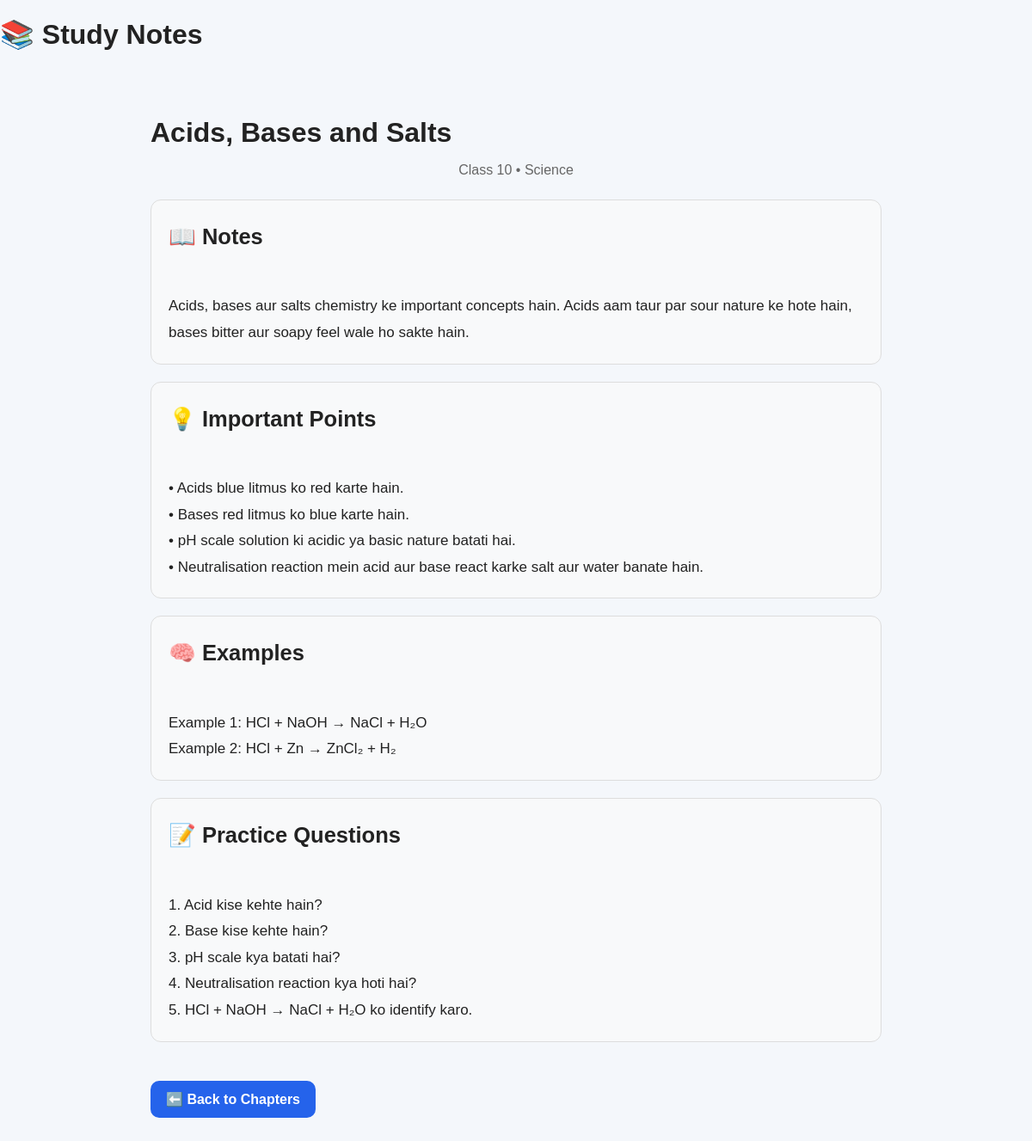
The page /class/10/subject/Science/chapter/2 on the database its author committed.
### tables this page shows
CREATE TABLE notes (
            id INTEGER PRIMARY KEY AUTOINCREMENT,
            class_no INTEGER NOT NULL,
            subject TEXT NOT NULL,
            chapter TEXT NOT NULL,
            title TEXT NOT NULL,
            content TEXT NOT NULL
        );

CREATE TABLE chapter_extras (
            id INTEGER PRIMARY KEY AUTOINCREMENT,
            class_no INTEGER NOT NULL,
            subject TEXT NOT NULL,
            chapter_no INTEGER NOT NULL,
            important_points TEXT,
            examples TEXT,
            practice_questions TEXT
        );

### app.py (the view)
@app.route("/class/<int:class_no>/subject/<subject>/chapter/<int:chapter_no>")
def notes(class_no, subject, chapter_no):
    conn = get_db()
    note = conn.execute(
        """
        SELECT title, content
        FROM notes
        WHERE class_no = ?
        AND subject = ?
        AND chapter LIKE ?
        ORDER BY id ASC
        LIMIT 1
        """,
        (
            class_no,
            subject,
            f"Chapter {chapter_no}%"
        )
    ).fetchone()
    extras = conn.execute(
        """
        SELECT important_points, examples, practice_questions
        FROM chapter_extras
        WHERE class_no = ?
        AND subject = ?
        AND chapter_no = ?
        LIMIT 1
        """,
        (
            class_no,
            subject,
            chapter_no
        )
    ).fetchone()
    conn.close()
    if note is None:
        return "Is chapter ke notes abhi available nahi hain."
    return render_template(
        "notes.html",
        class_no=class_no,
        subject=subject,
        note=note,
        extras=extras
    )

### database.py (called while the page is built)
def get_db():
    conn = sqlite3.connect(DB_NAME)
    conn.row_factory = sqlite3.Row
    return conn

### templates/notes.html (shortened to what this page needs)
<!DOCTYPE html>
<html lang="en">
<head>
    <link rel="stylesheet"
          href="{{ url_for('static', filename='style.css') }}">
</head>
<body>
<header>
    <h1>📚 Study Notes</h1>
</header>
<main class="note-page">
    <h1>{{ note["title"] }}</h1>
    <p class="subtitle">
        Class {{ class_no }} • {{ subject }}
    </p>
    <section class="note-content">
        <div class="notes-box">
            <h2>📖 Notes</h2>
            <div class="note-text">
                {{ note["content"] }}
            </div>
        </div>
        {% if extras %}
        <div class="notes-box">
            <h2>💡 Important Points</h2>
            <div class="note-text">
                {{ extras["important_points"] }}
            </div>
        </div>
        <div class="notes-box">
            <h2>🧠 Examples</h2>
            <div class="note-text">
                {{ extras["examples"] }}
            </div>
        </div>
        <div class="notes-box">
            <h2>📝 Practice Questions</h2>
            <div class="note-text">
                {{ extras["practice_questions"] }}
            </div>
        </div>
        {% endif %}
    </section>
    <a class="back"
       href="/class/{{ class_no }}/subject/{{ subject }}">
        ⬅️ Back to Chapters
    </a>
</main>
</body>
</html>

### static/style.css (style rules this page uses)
* { box-sizing: border-box; }
body { margin: 0; font-family: Arial, sans-serif; background: #f4f7fb; color: #222; }
.subtitle { text-align: center; color: #666; margin-bottom: 30px; }
.back { display: inline-block; margin-top: 25px; text-decoration: none; color: #2563eb; }
.subtitle { color: #666; font-size: 16px; margin-bottom: 25px; }
.note-content { font-size: 17px; line-height: 1.8; margin-bottom: 20px; }
.back { display: inline-block; margin-top: 25px; padding: 12px 18px; background: #2563eb; color: white; text-decoration: none; border-radius: 10px; font-weight: bold; }
.note-page { max-width: 900px; margin: 30px auto; padding: 25px; }
.note-page h1 { font-size: 32px; margin-bottom: 5px; }
.subtitle { color: #666; margin-bottom: 25px; }
.note-content { font-size: 17px; line-height: 1.8; }
.note-content h2 { margin-top: 30px; margin-bottom: 12px; }
.notes-box { padding: 20px; margin-bottom: 20px; border-radius: 12px; background: #f8f9fa; border: 1px solid #ddd; }
.notes-box h2 { margin-top: 0; margin-bottom: 12px; }
.note-text { white-space: pre-line; line-height: 1.8; font-size: 17px; }
.note-text::first-line { font-weight: bold; }

### rows shown on the page
notes: title "Acids, Bases and Salts", content "Acids, bases aur salts chemistry ke important concepts hain. Acids aam taur par sour nature ke hote hain, bases bitter aur soapy feel wale ho sakte hain."
chapter_extras: important_points "• Acids blue litmus ko red karte hain. • Bases red litmus ko blue karte hain. • pH scale solution ki acidic ya basic nature batati hai. • Neutralisation reaction mein acid aur base react karke salt aur water banate hain.", examples "Example 1: HCl + NaOH → NaCl + H₂O Example 2: HCl + Zn → ZnCl₂ + H₂", practice_questions "1. Acid kise kehte hain? 2. Base kise kehte hain? 3. pH scale kya batati hai? 4. Neutralisation reaction kya hoti hai? 5. HCl + NaOH → NaCl + H₂O ko identify karo."

### other values the page prints
{{ class_no }} "10"
{{ subject }} "Science"
